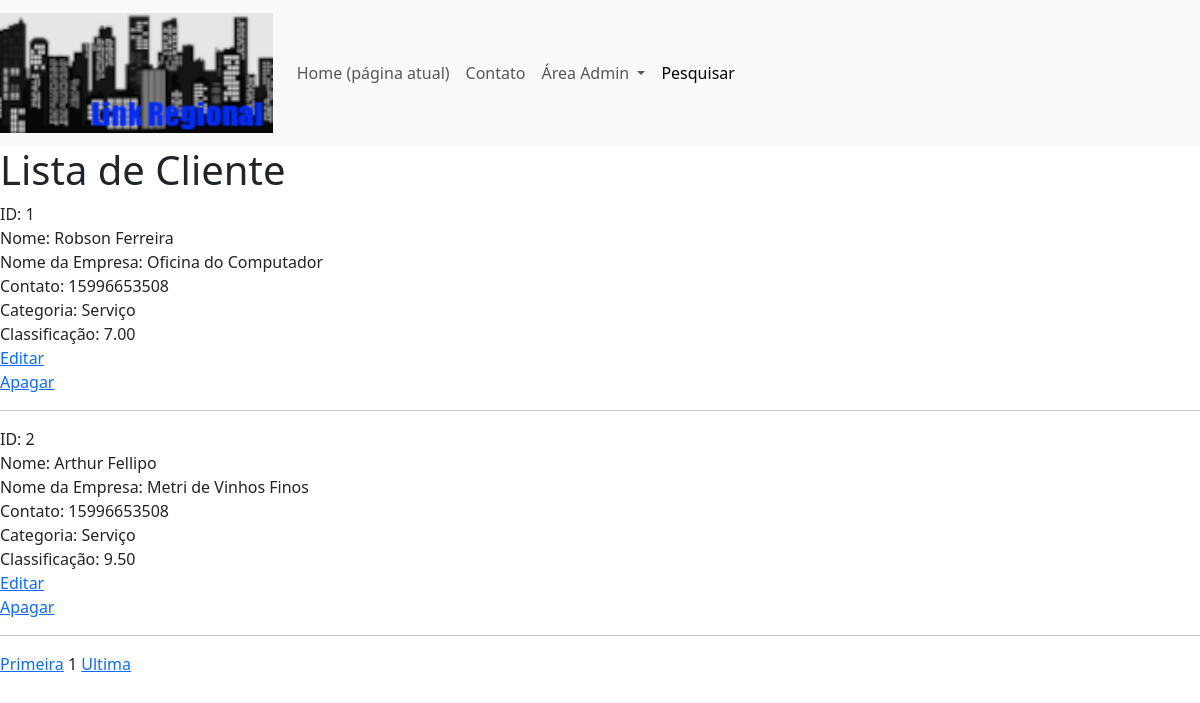
The app's page /listar.php with its own data.
### tables this page shows
CREATE TABLE cliente (
    id INT NOT NULL AUTO_INCREMENT,
    nome VARCHAR(80) NOT NULL,
    nempresa VARCHAR(100) NOT NULL,
    cpf VARCHAR (11) unique NOT NULL,
    email VARCHAR(100),
    site VARCHAR(100),
    contato VARCHAR(20),
    endereco VARCHAR(50),
    cidade VARCHAR(50),
    estado VARCHAR(50),
    categoria VARCHAR(50),
    classificacao decimal(5,2),
    imagem_cartao varchar(220) NOT NULL,
    PRIMARY KEY (id)
)CHARSET=utf8mb4;

### listar.php (the view, shortened to what this page needs)
<?php
    include_once("conexao.php");
?>
<!DOCTYPE html>
<html lang="pt=br">
<head>
    <link rel="stylesheet" href="css/bootstrap.css">
    <link rel="stylesheet" href="css/personalizado.css">
</head>
<body>
<nav class="navbar navbar-expand-lg navbar-light bg-light">
<a class="navbar-brand" href="#"><img src="imagens/logo-site.png" alt="Link Regional" width="30" height="24"></a>
  <div class="collapse navbar-collapse" id="conteudoNavbarSuportado">
    <ul class="navbar-nav mr-auto">
      <li class="nav-item active">
        <a class="nav-link" href="index.php">Home <span class="sr-only">(página atual)</span></a>
      </li>
      <li class="nav-item">
        <a class="nav-link" href="#">Contato</a>
      </li>
      <li class="nav-item dropdown">
        <a class="nav-link dropdown-toggle" href="cadastra_cliente.php" id="navbarDropdownMenuLink" role="button" data-toggle="dropdown" aria-haspopup="true" aria-expanded="false">
          Área Admin
        </a>
      </li>
      <li class="nav-item">
        <a class="nav-link active" href="#">Pesquisar</a>
      </li>
    </ul>
  </div>
</nav>
    <h1>Lista de Cliente</h1>
    <?php
        $pagina_atual = filter_input (INPUT_GET, 'pagina',
        FILTER_SANITIZE_NUMBER_INT);
        $pagina = (!empty($pagina_atual)) ? $pagina_atual : 1;
        $qnt_result_pg = 3;
        $inicio = ($qnt_result_pg * $pagina) - $qnt_result_pg;
        $result_clientes = "SELECT * FROM cliente LIMIT $inicio, $qnt_result_pg";
        $resultado_clientes = mysqli_query($conn, $result_clientes);
        while($row_clientes = mysqli_fetch_assoc($resultado_clientes)) {
            echo "ID: " . $row_clientes['id'] . "<br/>";
            echo "Nome: " . $row_clientes['nome'] . "<br/>";
            echo "Nome da Empresa: " . $row_clientes['nempresa'] . "<br/>";
            echo "Contato: " . $row_clientes['contato'] . "<br/>";
            echo "Categoria: " . $row_clientes['categoria'] . "<br/>";
            echo "Classificação: " . $row_clientes['classificacao'] . "<br/>";
            echo "<a href='edit_cliente.php?id=" . $row_clientes['id'] . "'>Editar</a><br/>";
            echo "<a href='proc_apagar_cliente.php?id=" . $row_clientes['id'] . "'>Apagar</a><br/><hr>";
        }
    $result_pg = "SELECT COUNT(id) AS num_result FROM cliente";
    $resultado_pg = mysqli_query($conn, $result_pg);
    $row_pg = mysqli_fetch_assoc($resultado_pg);
    $quantidade_pg = ceil($row_pg['num_result']  /  $qnt_result_pg);
    echo " <a href='listar.php?pagina=1'>Primeira</a> ";
    echo " $pagina ";
    echo " <a href='listar.php?pagina=$quantidade_pg'>Ultima</a> ";
    ?>
</body>
</html>

### css/personalizado.css (style rules this page uses)
img { width: auto; height: 120px; }

### records on screen
cliente: id "1", nome "Robson Ferreira", nempresa "Oficina do Computador", contato "15996653508", categoria "Serviço", classificacao "7.00"
cliente: id "2", nome "Arthur Fellipo", nempresa "Metri de Vinhos Finos", contato "15996653508", categoria "Serviço", classificacao "9.50"

### other values on screen
$pagina "1"
